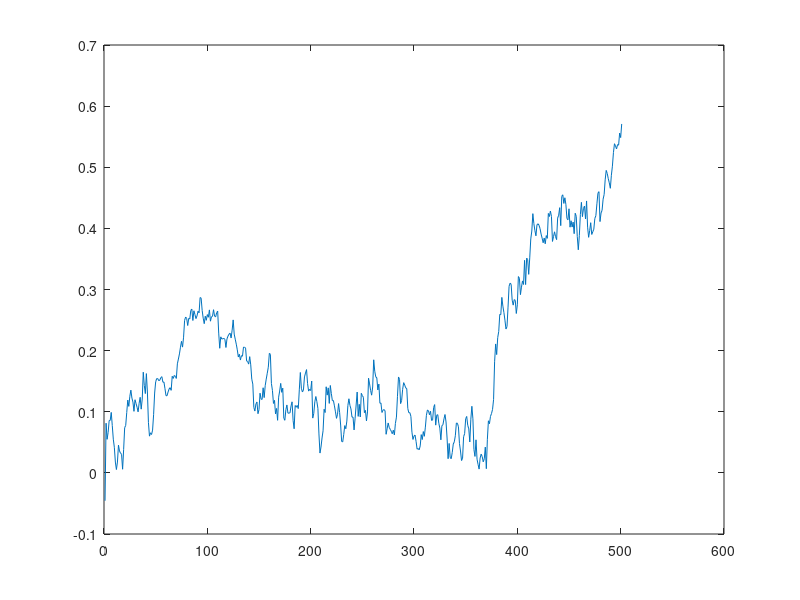
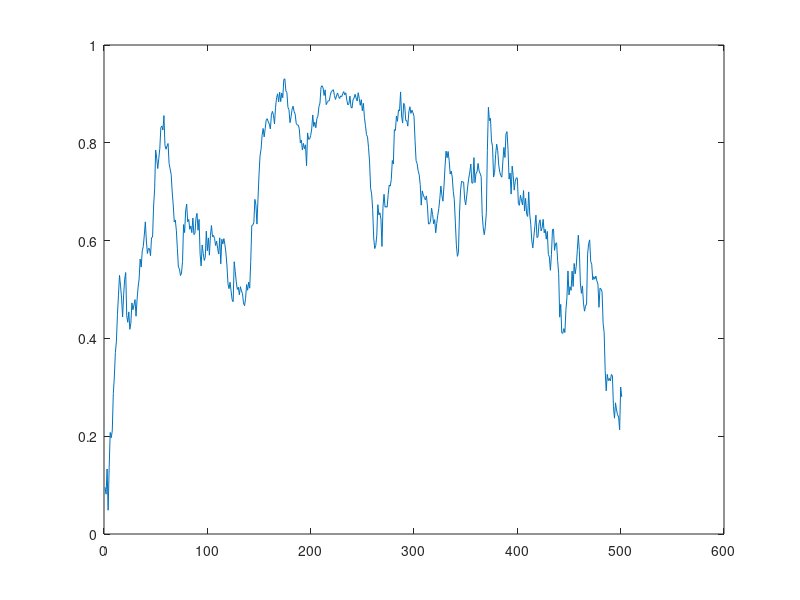

Write the MATLAB code that produced these figures, in order.
% Self-propelled particle model of aggregation in two dimensions.
% Written by Kit Yates

clear
close all



%Set up movie
fig=figure;
makemovie=0;
%movien = avifile('Vicsekmovie','FPS',3,'compression','none')

J=500; %Number of timestep t0 be used
UJ=1;   %Rate at which film is updated


t=1/J %Size of one time step

N=40 %Number of particles

e=0.5 %e is eta the noise parameter, whose maximum value is 2*pi

r=1

%The radius of influence of a particle

L=10 %L is the size of the domain on which the particles can move

v=0.5 %v is the speed at which the particles move

a = [0 pi/3 pi/2 2*pi/3];
a = a(3);

% x(i,j) gives the x coordinate of the ith particle at time j
x=zeros(N,J+1);
x(:,1)=L*rand(N,1); %define initial x coordiantes of all particles
     
% y(i,j) gives the y coordinate of the ith particle at time j
y=zeros(N,J+1);
y(:,1)=L*rand(N,1); %define initial y coordiantes of all particles

% T(i,j) gives the angle with the x axis of the direction of motion of the ith
% particle at time j
T=zeros(N,J+1);
T(:,1)=2*pi*rand(N,1); %define initial direction of all particles

% phi_p, phi_a gives polar and apolar angle
phi_p = zeros(1,J+1);
phi_a = zeros(1,J+1);
phi_p(1) = 1/N * sum( exp( 1i*T(:,1) ) );
phi_a(1) = 1/N * sum( exp( 2i*T(:,1) ) );
     
%For all time steps
for j=1:J
    %For each particle
    for i=1:N
            %finds how many particles are in the interaction radius of each
            %particle
            A(:,1)=((x(i,j)-x(:,j)).^2+(y(i,j)-y(:,j)).^2).^0.5<=r;
            A(:,2)=((x(i,j)-x(:,j)-L).^2+(y(i,j)-y(:,j)).^2).^0.5<=r;
            A(:,3)=((x(i,j)-x(:,j)).^2+(y(i,j)-y(:,j)-L).^2).^0.5<=r;
            A(:,4)=((x(i,j)-x(:,j)+L).^2+(y(i,j)-y(:,j)).^2).^0.5<=r;
            A(:,5)=((x(i,j)-x(:,j)).^2+(y(i,j)-y(:,j)+L).^2).^0.5<=r;
            A(:,6)=((x(i,j)-x(:,j)+L).^2+(y(i,j)-y(:,j)+L).^2).^0.5<=r;
            A(:,7)=((x(i,j)-x(:,j)+L).^2+(y(i,j)-y(:,j)-L).^2).^0.5<=r;
            A(:,8)=((x(i,j)-x(:,j)-L).^2+(y(i,j)-y(:,j)+L).^2).^0.5<=r;
            A(:,9)=((x(i,j)-x(:,j)-L).^2+(y(i,j)-y(:,j)-L).^2).^0.5<=r;
        
            B=sum(A')';
            
            B = B .* ( abs((T(i,j) - T(:,j))) <= a );
            
            ss=sum(sin(T(:,j)).*B)/sum(B);
            sc=sum(cos(T(:,j)).*B)/sum(B);
            S=atan2(ss,sc);
                   
            T(i,j+1)=S+e*(rand-0.5); %adds noise to the measured angle

            x(i,j+1)=x(i,j)+v*cos(T(i,j+1)); %updates the particles' x-coordinates
            y(i,j+1)=y(i,j)+v*sin(T(i,j+1)); %updates the particles' y coordinates

            % Jumps from the right of the box to the left or vice versa
            x(i,j+1)=mod(x(i,j+1),L);

            %Jumps from the top of the box to the bottom or vice versa
            y(i,j+1)=mod(y(i,j+1),L);

            %Plot particles
            
            if makemovie
                if abs(x(i,j)-x(i,j+1))<v & abs(y(i,j)-y(i,j+1))<v
                	plot([x(i,j), x(i,j+1)] ,[y(i,j),y(i,j+1)],'k-','markersize',4) %plots the first half of the particles in black
                    axis([0 L 0 L]);
                    hold on
                    plot(x(i,j+1) ,y(i,j+1),'k.','markersize',10)
                    xlabel('X position')
                    ylabel('Y position')
                end
            end
            
    end
    if makemovie
        hold off
        M(j)=getframe; %makes a movie fram from the plot
        %movien = addframe(movien,M(j)); %adds this movie fram to the movie
    end
    
    phi_p(j+1) = 1/N * abs(sum( exp( 1i*T(:,j+1) ) ));
    phi_a(j+1) = 1/N * abs(sum( exp( 2i*T(:,j+1) ) ));
    j
 
end

f2 = figure(2);
plot(1:J+1, phi_p)



f3 = figure(3);
plot(1:J+1, phi_a)



     
%movien = close(movien); %finishes the movie

